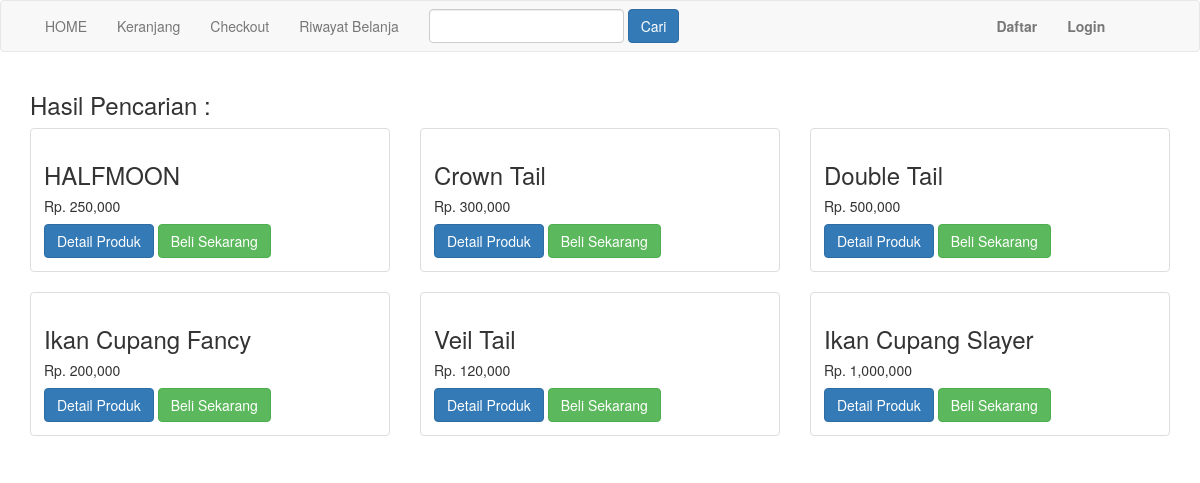
The page /pencarian.php on the database its author committed.
### tables this page shows
CREATE TABLE `produk` (
  `id_produk` int(11) NOT NULL,
  `nama_produk` varchar(100) NOT NULL,
  `harga_produk` int(11) NOT NULL,
  `berat_produk` int(11) NOT NULL,
  `foto_produk` varchar(100) NOT NULL,
  `deskripsi_produk` text NOT NULL,
  `stok_produk` int(100) NOT NULL
);

### pencarian.php (the view, shortened to what this page needs)
<?php
include 'koneksi.php'; ?>
<?php
$keyword = $_GET["keyword"];
$semuadata = array();
$ambil = $koneksi->query("SELECT * FROM produk WHERE nama_produk LIKE '%$keyword%' OR deskripsi_produk LIKE '%$keyword%'");
while ( $pecah = $ambil->fetch_assoc())
{
	$semuadata[]=$pecah;
}
 ?>
<!DOCTYPE html>
<html>
<head>
	<link rel="stylesheet" href="admin/assets/bower_components/bootstrap/dist/css/bootstrap.min.css">
</head>
<body>
	<?php include 'menu.php'; ?>
<div class="container">
	<h3>Hasil Pencarian : <?php echo $keyword ?></h3>
	<div class="row">
<?php foreach ($semuadata as $key => $value): ?>
		<div class="col-md-4">
			<div class="thumbnail">
				<div class="caption">
					<h3><?php echo $value['nama_produk']; ?></h3>
					<h5>Rp. <?php echo number_format($value['harga_produk']) ?>	</h5>
					<a href="detail.php?id=<?php echo $value['id_produk']; ?>" class="btn btn-primary">Detail Produk</a>
					<a href="beli.php?id=<?php echo $value['id_produk']; ?>" class="btn btn-success">Beli Sekarang</a>
				</div>
			</div>
		</div>
	<?php endforeach ?>
	</div>
</div>
</body>
</html>

### rows shown on the page
produk: nama_produk "HALFMOON", harga_produk "250,000"
produk: nama_produk "Crown Tail", harga_produk "300,000"
produk: nama_produk "Double Tail", harga_produk "500,000"
produk: nama_produk "Ikan Cupang Fancy", harga_produk "200,000"
produk: nama_produk "Veil Tail", harga_produk "120,000"
produk: nama_produk "Ikan Cupang Slayer", harga_produk "1,000,000"
